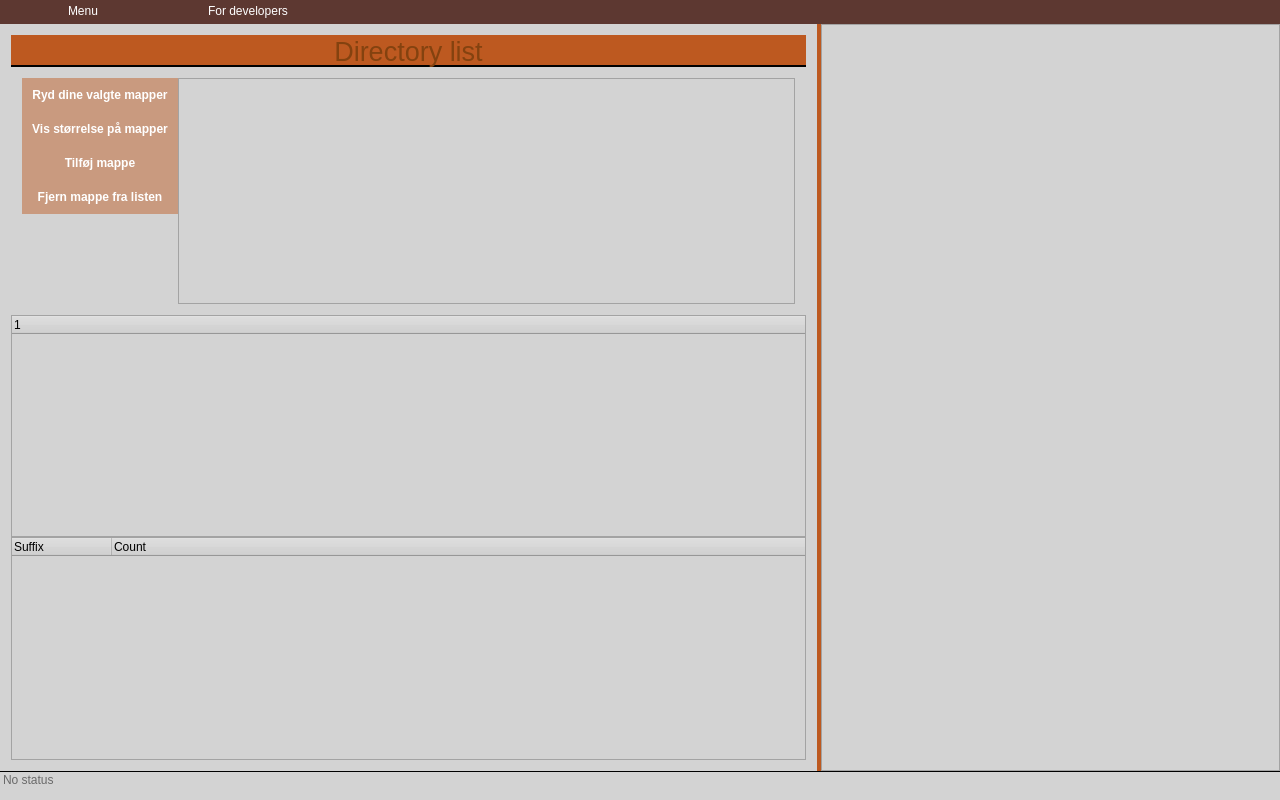
<?xml version="1.0" encoding="UTF-8"?>
<ui version="4.0">
 <class>mainWindow</class>
 <widget class="QMainWindow" name="mainWindow">
  <property name="geometry">
   <rect>
    <x>0</x>
    <y>0</y>
    <width>1280</width>
    <height>800</height>
   </rect>
  </property>
  <property name="sizePolicy">
   <sizepolicy hsizetype="Expanding" vsizetype="Expanding">
    <horstretch>0</horstretch>
    <verstretch>0</verstretch>
   </sizepolicy>
  </property>
  <property name="minimumSize">
   <size>
    <width>640</width>
    <height>400</height>
   </size>
  </property>
  <property name="windowTitle">
   <string>mainWindow</string>
  </property>
  <property name="styleSheet">
   <string notr="true">QWidget
{
	background-color:lightgray;
}
QPushButton
{
	border:0px;
	background-color: rgb(189, 89, 32,120);
	font:bold;
	color: white;
	padding:10px;
}
QPushButton#afBryd
{
	background-color:red;
}
#afBryd:hover
{
	background-color: rgb(255, 146, 148);
}
#afBryd:pressed
{
	background-color:white;
}
QPushButton#gem
{
	background-color:green;
}
#gem:hover
{
	background-color: rgb(149, 255, 208);
}
#gem:pressed
{
	background-color:white;
}
QPushButton:pressed
{
background-color:red;
}
QPushButton:hover
{
	background-color:lightgray;
	padding:0px;
}
QPushButton#viewBut
{	
	background-color: transparent;
}
QPushButton:checked
{
	background-color:rgb(175, 255, 26)
}
QWidget#widget
{
	background-color: lightgray;
	border: 0px solid;
}
QMenuBar
{
	background-color: rgb(93, 56, 49);
	color:white;
	width:144px;
}
QMenu
{
	background-color:rgb(93, 56, 49);
	color:white;
}
QMenu::item:selected
{
	background-color:rgb(212, 212, 212);
}
QMenuBar::item
{
	padding:5px;
	margin-right:5px;
}
QMenuBar::item:selected
{
	background-color:lightgray;
}
QMenuBar::item:pressed
{
}
QGroupBox
{
	background-color: transparent;
	border:2px solid white;
	margin-top:10px;
	padding:5px;
}
QGroupBox::title
{
	subcontrol-origin: margin;
    subcontrol-position: top center;
    padding: 0 3px;
	border:1px solid;
	background-color:white;
}
QScrollBar::handle
{
background-color:rgb(81,81,81);
border:2px solid rgb(81,81,81);
border-radius:5px;
}
QSplitter#hSplitter::handle
{
	
	background-color: rgb(189, 89, 32);
}</string>
  </property>
  <widget class="QWidget" name="centralWidget">
   <layout class="QGridLayout" name="gridLayout">
    <property name="leftMargin">
     <number>0</number>
    </property>
    <property name="topMargin">
     <number>0</number>
    </property>
    <property name="rightMargin">
     <number>0</number>
    </property>
    <property name="spacing">
     <number>0</number>
    </property>
    <item row="0" column="0">
     <widget class="QSplitter" name="hSplitter">
      <property name="autoFillBackground">
       <bool>false</bool>
      </property>
      <property name="orientation">
       <enum>Qt::Horizontal</enum>
      </property>
      <widget class="QWidget" name="layoutWidget">
       <layout class="QVBoxLayout" name="verticalLayout">
        <property name="spacing">
         <number>0</number>
        </property>
        <item>
         <widget class="QLabel" name="label">
          <property name="minimumSize">
           <size>
            <width>0</width>
            <height>32</height>
           </size>
          </property>
          <property name="maximumSize">
           <size>
            <width>16777213</width>
            <height>32</height>
           </size>
          </property>
          <property name="sizeIncrement">
           <size>
            <width>0</width>
            <height>64</height>
           </size>
          </property>
          <property name="font">
           <font>
            <pointsize>20</pointsize>
           </font>
          </property>
          <property name="styleSheet">
           <string notr="true">background-color:rgb(189,89,32);
color:rgb(132,66,15);
border-bottom:2px solid black;</string>
          </property>
          <property name="text">
           <string>Directory list</string>
          </property>
          <property name="alignment">
           <set>Qt::AlignCenter</set>
          </property>
         </widget>
        </item>
        <item>
         <widget class="CustomSplitter" name="splitter">
          <property name="orientation">
           <enum>Qt::Vertical</enum>
          </property>
          <property name="handleWidth">
           <number>0</number>
          </property>
          <widget class="QWidget" name="horizontalLayoutWidget">
           <layout class="QHBoxLayout" name="horizontalLayout_4">
            <property name="spacing">
             <number>0</number>
            </property>
            <property name="sizeConstraint">
             <enum>QLayout::SetMaximumSize</enum>
            </property>
            <item>
             <widget class="QWidget" name="buttonContainer" native="true">
              <layout class="QVBoxLayout" name="verticalLayout_4">
               <property name="spacing">
                <number>0</number>
               </property>
               <property name="leftMargin">
                <number>0</number>
               </property>
               <property name="topMargin">
                <number>0</number>
               </property>
               <property name="rightMargin">
                <number>0</number>
               </property>
               <property name="bottomMargin">
                <number>0</number>
               </property>
               <item>
                <widget class="QPushButton" name="clearButt">
                 <property name="sizePolicy">
                  <sizepolicy hsizetype="Preferred" vsizetype="Preferred">
                   <horstretch>0</horstretch>
                   <verstretch>0</verstretch>
                  </sizepolicy>
                 </property>
                 <property name="toolTip">
                  <string>&lt;html&gt;&lt;head/&gt;&lt;body&gt;&lt;p&gt;Ryd alle dine mapper.&lt;/p&gt;&lt;p&gt;Pas på. Kan ikke fortrydes.&lt;/p&gt;&lt;/body&gt;&lt;/html&gt;</string>
                 </property>
                 <property name="text">
                  <string>Ryd dine valgte mapper</string>
                 </property>
                </widget>
               </item>
               <item>
                <widget class="QPushButton" name="countButt">
                 <property name="sizePolicy">
                  <sizepolicy hsizetype="Preferred" vsizetype="Preferred">
                   <horstretch>0</horstretch>
                   <verstretch>0</verstretch>
                  </sizepolicy>
                 </property>
                 <property name="text">
                  <string>Vis størrelse på mapper</string>
                 </property>
                 <property name="flat">
                  <bool>false</bool>
                 </property>
                </widget>
               </item>
               <item>
                <widget class="QPushButton" name="addBut">
                 <property name="sizePolicy">
                  <sizepolicy hsizetype="Preferred" vsizetype="Preferred">
                   <horstretch>0</horstretch>
                   <verstretch>0</verstretch>
                  </sizepolicy>
                 </property>
                 <property name="text">
                  <string>Tilføj mappe</string>
                 </property>
                </widget>
               </item>
               <item>
                <widget class="QPushButton" name="delButt">
                 <property name="sizePolicy">
                  <sizepolicy hsizetype="Preferred" vsizetype="Preferred">
                   <horstretch>0</horstretch>
                   <verstretch>0</verstretch>
                  </sizepolicy>
                 </property>
                 <property name="text">
                  <string>Fjern mappe fra listen</string>
                 </property>
                </widget>
               </item>
               <item>
                <spacer name="verticalSpacer">
                 <property name="orientation">
                  <enum>Qt::Vertical</enum>
                 </property>
                 <property name="sizeHint" stdset="0">
                  <size>
                   <width>20</width>
                   <height>40</height>
                  </size>
                 </property>
                </spacer>
               </item>
              </layout>
             </widget>
            </item>
            <item>
             <widget class="QTreeWidget" name="WatchFolderView">
              <property name="sizePolicy">
               <sizepolicy hsizetype="Expanding" vsizetype="Expanding">
                <horstretch>0</horstretch>
                <verstretch>0</verstretch>
               </sizepolicy>
              </property>
              <property name="styleSheet">
               <string notr="true"/>
              </property>
              <property name="iconSize">
               <size>
                <width>32</width>
                <height>32</height>
               </size>
              </property>
              <property name="rootIsDecorated">
               <bool>false</bool>
              </property>
              <property name="headerHidden">
               <bool>true</bool>
              </property>
              <attribute name="headerVisible">
               <bool>false</bool>
              </attribute>
              <column>
               <property name="text">
                <string notr="true">1</string>
               </property>
              </column>
             </widget>
            </item>
           </layout>
          </widget>
          <widget class="QTreeWidget" name="detailView">
           <column>
            <property name="text">
             <string notr="true">1</string>
            </property>
           </column>
          </widget>
          <widget class="QTreeWidget" name="suffixTree">
           <property name="sizePolicy">
            <sizepolicy hsizetype="Preferred" vsizetype="Expanding">
             <horstretch>0</horstretch>
             <verstretch>0</verstretch>
            </sizepolicy>
           </property>
           <property name="minimumSize">
            <size>
             <width>0</width>
             <height>0</height>
            </size>
           </property>
           <property name="columnCount">
            <number>2</number>
           </property>
           <column>
            <property name="text">
             <string>Suffix</string>
            </property>
           </column>
           <column>
            <property name="text">
             <string>Count</string>
            </property>
           </column>
          </widget>
         </widget>
        </item>
       </layout>
      </widget>
      <widget class="fileInformationView" name="fileInformationBrowserView"/>
     </widget>
    </item>
    <item row="1" column="0">
     <widget class="QLineEdit" name="statusLineEdit">
      <property name="styleSheet">
       <string notr="true">border-top:1px solid black;</string>
      </property>
      <property name="readOnly">
       <bool>true</bool>
      </property>
      <property name="placeholderText">
       <string>No status</string>
      </property>
      <property name="cursorMoveStyle">
       <enum>Qt::LogicalMoveStyle</enum>
      </property>
      <property name="clearButtonEnabled">
       <bool>false</bool>
      </property>
     </widget>
    </item>
   </layout>
  </widget>
  <widget class="QMenuBar" name="menuBar">
   <property name="geometry">
    <rect>
     <x>0</x>
     <y>0</y>
     <width>1280</width>
     <height>25</height>
    </rect>
   </property>
   <property name="font">
    <font>
     <pointsize>9</pointsize>
    </font>
   </property>
   <property name="defaultUp">
    <bool>false</bool>
   </property>
   <property name="nativeMenuBar">
    <bool>false</bool>
   </property>
   <widget class="QMenu" name="menuMenu">
    <property name="sizePolicy">
     <sizepolicy hsizetype="Preferred" vsizetype="Preferred">
      <horstretch>0</horstretch>
      <verstretch>0</verstretch>
     </sizepolicy>
    </property>
    <property name="tearOffEnabled">
     <bool>false</bool>
    </property>
    <property name="title">
     <string>Menu</string>
    </property>
    <property name="separatorsCollapsible">
     <bool>false</bool>
    </property>
    <addaction name="actionIndstillinger"/>
    <addaction name="separator"/>
    <addaction name="actionQuit"/>
   </widget>
   <widget class="QMenu" name="menuDevelopment">
    <property name="title">
     <string>For developers</string>
    </property>
    <addaction name="actionOpen_current_directory"/>
   </widget>
   <addaction name="menuMenu"/>
   <addaction name="menuDevelopment"/>
  </widget>
  <action name="actionQuit">
   <property name="text">
    <string>Quit</string>
   </property>
   <property name="shortcut">
    <string>Ctrl+Q</string>
   </property>
  </action>
  <action name="actionIndstillinger">
   <property name="text">
    <string>Indstillinger</string>
   </property>
   <property name="shortcut">
    <string>Ctrl+I</string>
   </property>
  </action>
  <action name="actionOpen_current_directory">
   <property name="text">
    <string>Open current directory</string>
   </property>
  </action>
 </widget>
 <layoutdefault spacing="6" margin="11"/>
 <customwidgets>
  <customwidget>
   <class>fileInformationView</class>
   <extends>QTextBrowser</extends>
   <header>fileinformationview.h</header>
  </customwidget>
  <customwidget>
   <class>CustomSplitter</class>
   <extends>QSplitter</extends>
   <header>customsplitter.h</header>
   <container>1</container>
  </customwidget>
 </customwidgets>
 <tabstops>
  <tabstop>clearButt</tabstop>
  <tabstop>countButt</tabstop>
  <tabstop>addBut</tabstop>
  <tabstop>delButt</tabstop>
  <tabstop>WatchFolderView</tabstop>
  <tabstop>statusLineEdit</tabstop>
  <tabstop>fileInformationBrowserView</tabstop>
  <tabstop>suffixTree</tabstop>
  <tabstop>detailView</tabstop>
 </tabstops>
 <resources/>
 <connections>
  <connection>
   <sender>WatchFolderView</sender>
   <signal>clicked(QModelIndex)</signal>
   <receiver>mainWindow</receiver>
   <slot>updateInfoScreen(QModelIndex)</slot>
   <hints>
    <hint type="sourcelabel">
     <x>735</x>
     <y>128</y>
    </hint>
    <hint type="destinationlabel">
     <x>1304</x>
     <y>155</y>
    </hint>
   </hints>
  </connection>
 </connections>
 <slots>
  <slot>updateInfoScreen(QModelIndex)</slot>
 </slots>
</ui>
